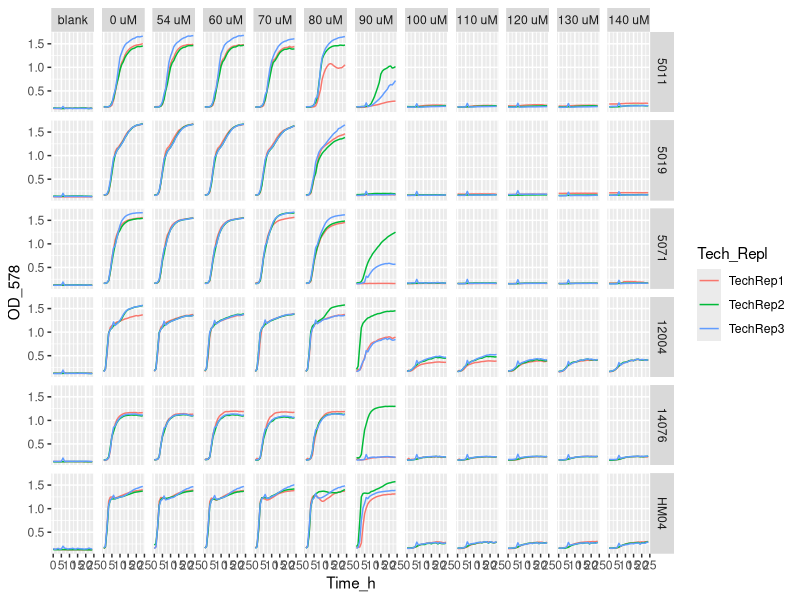
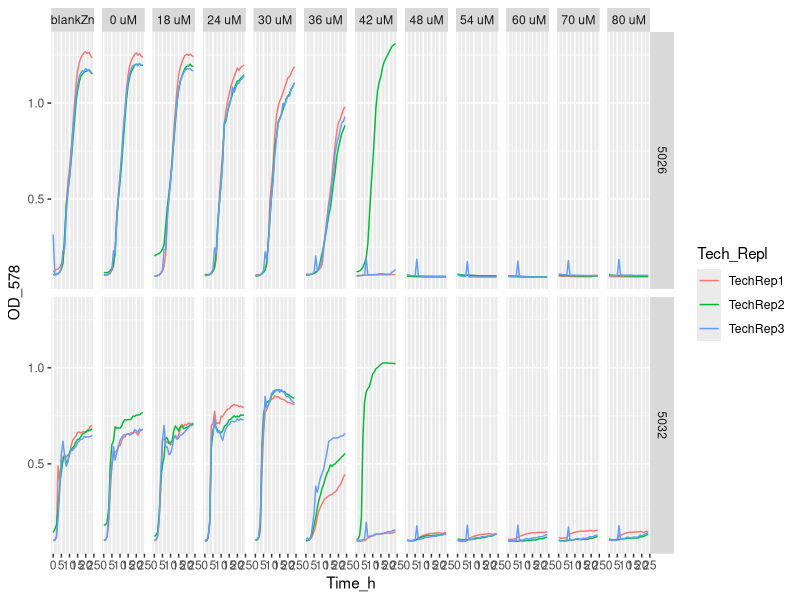
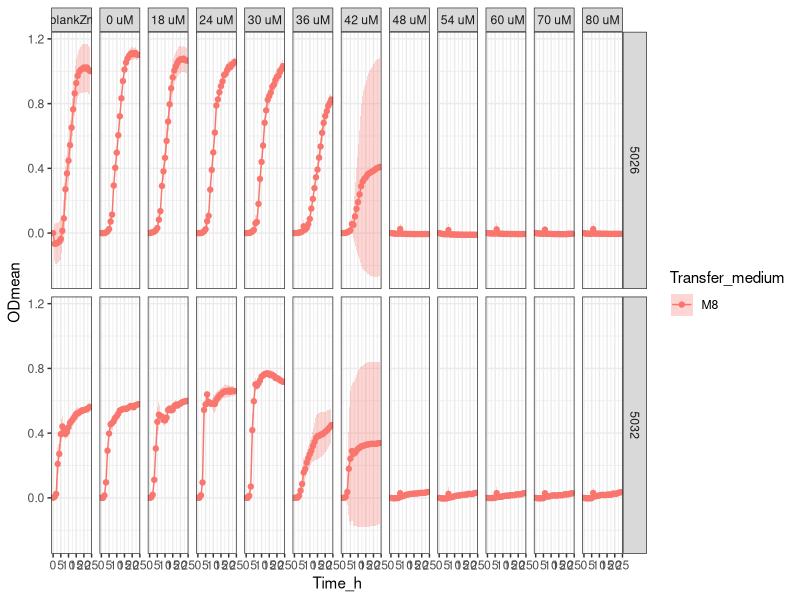
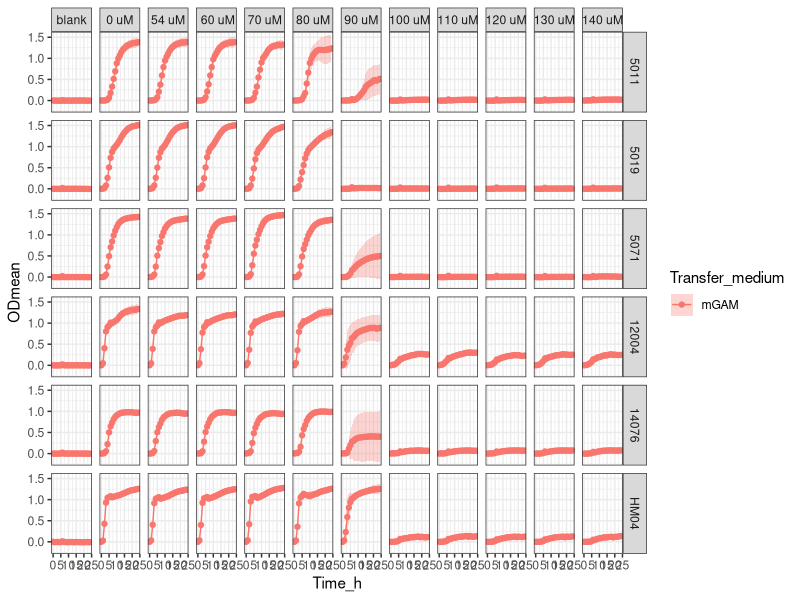

Source code (R) for these figures, in order:
setwd("C:/Users/sergi/Downloads/ITQB/Plate readings/Exp20_3plates_17012024")

library(tidyverse)

library(readxl)
Exp20 <- Exp20_3plates_17012024 <- read_excel("Exp20_3plates_17012024_final_final.xlsx")
View(Exp20) 

Exp20_v1 <- Exp20 %>%
  pivot_longer(names_to = "Condition", values_to = "OD_578", cols = -Time_h)
Exp20_v1
View(Exp20_v1)


Exp20_v2 <- separate(Exp20_v1, Condition, 
                     c("Strain",
                       "Transfer_medium",
                       "Zn_condition", 
                       "Tech_Repl",
                       "Biol_Repl",
                       "TPEN_conc",
                       "Well_number"), 
                     sep = "_", remove = FALSE,
                     convert = FALSE)
View(Exp20_v2)

Exp20_v2$OD_578 <- as.numeric (Exp20_v2$OD_578) #Because OD_578 values are character

Exp20_v2$TPEN_conc <- factor(Exp20_v2$TPEN_conc, levels = c("ctrTPENcells",
                                                            "ctrTPENwZn",
                                                            "ctrTPEN",
                                                            "3.6",
                                                            "4.8",
                                                            "6",
                                                            "7.2",
                                                            "8.4",
                                                            "9.6",
                                                            "10.8",
                                                            "12",
                                                            "14",
                                                            "16",
                                                            "18",
                                                            "20",
                                                            "22",
                                                            "24",
                                                            "26",
                                                            "28"))

Exp20_v2 <- Exp20_v2 %>% mutate(TPEN_conc = recode (TPEN_conc,
                                                    "ctrTPENcells" = "blank",
                                                    "ctrTPENwZn" = "blankZn",
                                                    "ctrTPEN" = "0 uM",
                                                    "3.6"= "18 uM",
                                                    "4.8"= "24 uM",
                                                    "6" = "30 uM",
                                                    "7.2" = "36 uM",
                                                    "8.4" = "42 uM",
                                                    "9.6" = "48 uM",
                                                    "10.8" = "54 uM",
                                                    "12" = " 60 uM",
                                                    "14" = "70 uM",
                                                    "16" = "80 uM",
                                                    "18" = "90 uM",
                                                    "20" = "100 uM",
                                                    "22" = "110 uM",
                                                    "24" = "120 uM",
                                                    "26" = "130 uM",
                                                    "28" = "140 uM"))

Exp20_v2$Strain <- factor(Exp20_v2$Strain, levels = c("5011",
                                                      "5019",
                                                      "5026",
                                                      "5032",
                                                      "5071",
                                                      "12004",
                                                      "14076",
                                                      "HM04"))

# Exp20_v2 %>%
#   ggplot(aes(x= Time_h, y=OD_578, color = Tech_Repl)) +
#   geom_line() +
#   facet_grid (Strain ~ TPEN_conc)


Exp20_v2 %>% filter (Transfer_medium == "mGAM") %>%
  ggplot(aes(x= Time_h, y=OD_578, color = Tech_Repl)) +
  geom_line() +
  facet_grid (Strain ~ TPEN_conc)

Exp20_v2 %>% filter (Transfer_medium == "M8") %>%
  ggplot(aes(x= Time_h, y=OD_578, color = Tech_Repl)) +
  geom_line() +
  facet_grid (Strain ~ TPEN_conc)


Exp20_v3<- Exp20_v2 %>% group_by(Strain, Transfer_medium, Zn_condition, Tech_Repl, Biol_Repl, Well_number) %>%
  mutate(blank = Time_h ==0)

View(Exp20_v3)

Exp20_v4 <- Exp20_v3 %>%
  group_by(Strain, Transfer_medium, Zn_condition, Tech_Repl, Biol_Repl, Well_number) %>%
  mutate(OD = OD_578 - OD_578[blank]) %>%
  ungroup()


View(Exp20_v4)

#Obtain the mean and sd
Exp20_v5 <- Exp20_v4 %>% group_by(Time_h, Strain, Transfer_medium, TPEN_conc) %>%
  summarise(ODmean = mean(OD), sdOD = sd(OD), n())

Exp20_v5$Strain <- factor(Exp20_v5$Strain, levels = c("5011",
                                                      "5019",
                                                      "5026",
                                                      "5032",
                                                      "5071",
                                                      "12004",
                                                      "14076",
                                                      "HM04"))


Exp20_v5 <- Exp20_v5 %>% mutate(TPEN_conc = recode (TPEN_conc,
                                                    "ctrTPENcells" = "blank",
                                                    "ctrTPENwZn" = "blankZn",
                                                    "ctrTPEN" = "0 uM",
                                                    "3.6"= "18 uM",
                                                    "4.8"= "24 uM",
                                                    "6" = "30 uM",
                                                    "7.2" = "36 uM",
                                                    "8.4" = "42 uM",
                                                    "9.6" = "48 uM",
                                                    "10.8" = "54 uM",
                                                    "12" = "60 uM",
                                                    "14" = "70 uM",
                                                    "16" = "80 uM",
                                                    "18" = "90 uM",
                                                    "20" = "100 uM",
                                                    "22" = "110 uM",
                                                    "24" = "120 uM",
                                                    "26" = "130 uM",
                                                    "28" = "140 uM"))


# stocks conc / 0.001(mM --> uM) / d.f (=2)--> conc TPEN (now in the table)


Exp20_v5  %>% filter (Transfer_medium == "M8") %>%
  ggplot(aes(x = Time_h,
             y = ODmean,
             color = Transfer_medium
  )) +
  geom_point() +
  geom_line() +
  geom_ribbon(aes(ymin=ODmean-sdOD, ymax=ODmean+sdOD, fill = Transfer_medium),
              alpha = 0.3, colour = NA) +
  facet_grid (Strain ~ TPEN_conc) +
  theme_bw()


Exp20_v5  %>% filter (Transfer_medium == "mGAM") %>%
  ggplot(aes(x = Time_h,
             y = ODmean,
             color = Transfer_medium
  )) +
  geom_point() + 
  geom_line() +
  geom_ribbon(aes(ymin=ODmean-sdOD, ymax=ODmean+sdOD, fill = Transfer_medium), 
              alpha = 0.3, colour = NA) + 
  facet_grid (Strain ~ TPEN_conc) +
  theme_bw()
